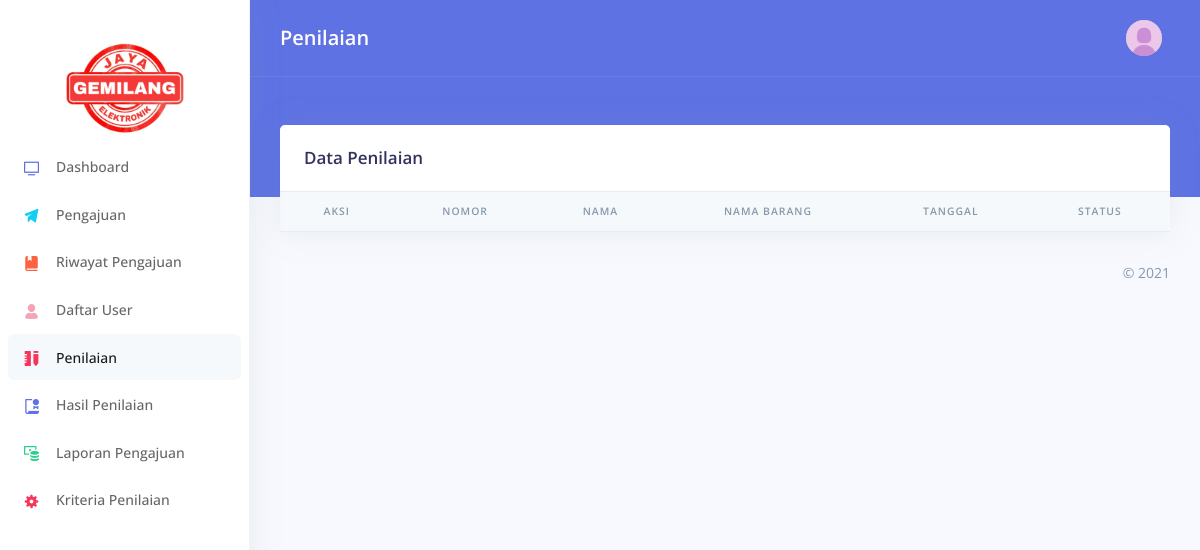
/index.php/assessment, run on an earlier commit of the app's database.
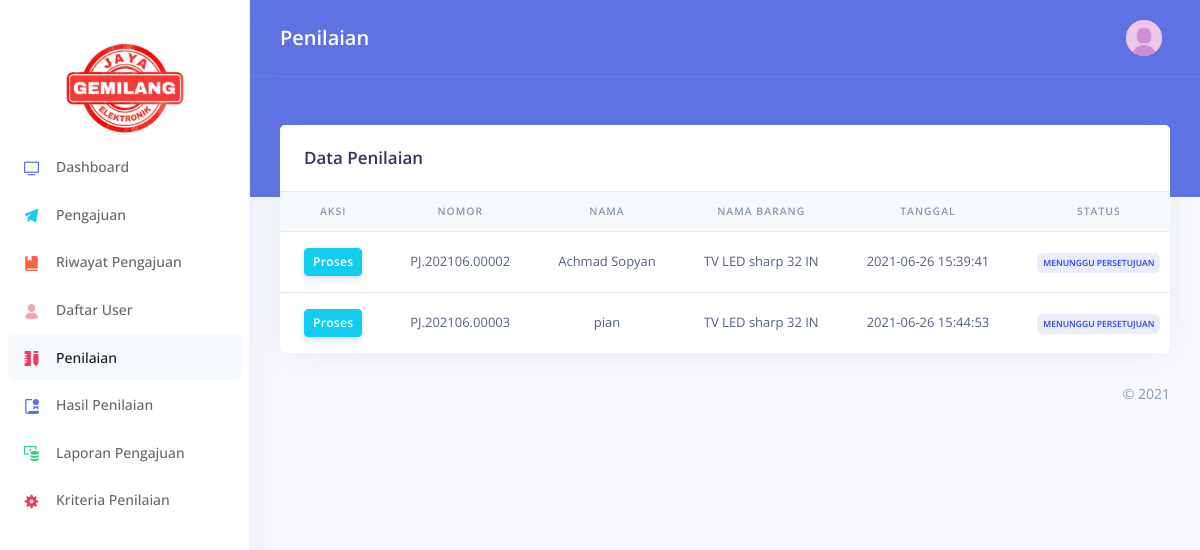
And on a later commit of the database.
### tables this page shows
CREATE TABLE `submission` (
  `id` int(11) NOT NULL,
  `sub_number` varchar(15) DEFAULT NULL,
  `user_id` int(11) DEFAULT NULL,
  `name` varchar(255) DEFAULT NULL,
  `nik` varchar(15) DEFAULT NULL,
  `store_addr` text DEFAULT NULL,
  `home_addr` text DEFAULT NULL,
  `phone` varchar(15) DEFAULT NULL,
  `item` int(11) DEFAULT NULL,
  `item_name` varchar(255) DEFAULT NULL,
  `installment` int(11) DEFAULT NULL,
  `installment_name` varchar(255) DEFAULT NULL,
  `dp` decimal(10,2) DEFAULT NULL,
  `ktp` varchar(255) DEFAULT NULL,
  `kk` varchar(255) DEFAULT NULL,
  `status` varchar(255) DEFAULT NULL,
  `score` int(3) DEFAULT NULL,
  `insert_date` datetime DEFAULT NULL,
  `review_date` datetime DEFAULT NULL
);

### application/core/MY_Controller.php (called while the page is built, shortened)
<?php if (!defined('BASEPATH')) exit('No direct script access allowed');
class Core_Controller extends CI_Controller
{
  public function template($view = "", $title = "", $data = [])
  {
    $dta['content'] = $view;
    $dta['site_title'] = "Creditapp";
    $dta['site_subtitle'] = $title;
    $pass = array_merge($dta, $data);
    $this->load->view('template_v', $pass);
  }
}

### application/controllers/Assessment.php (called while the page is built, shortened)
<?php
class Assessment extends Core_Controller
{
  public function index()
  {
    $data['subs'] = $this->Submission_m->getSubmission()->result_array();
    $this->template("assessment_v", "Penilaian", $data);
  }
}

### index.php (called while the page is built, shortened)
<?php
require_once BASEPATH.'core/CodeIgniter.php';

### application/models/Submission_m.php (called while the page is built, shortened)
<?php if (!defined('BASEPATH')) exit('No direct script access allowed');
class Submission_m extends CI_Model
{
  public function getSubmission($id = "", $user = "")
  {
    return $this->db->get("submission");
  }
}

### application/views/assessment_v.php (the view, shortened to what this page needs)
<div class="row">
  <div class="col-xl-12">
    <div class="card">
      <div class="card-header border-0">
        <div class="row align-items-center">
          <div class="col">
            <h3 class="mb-0">Data Penilaian</h3>
          </div>
        </div>
      </div>
      <div class="table-responsive">
        <table class="table align-items-center table-flush">
          <thead class="thead-light">
            <tr align="center">
              <th scope="col">Aksi</th>
              <th scope="col">Nomor</th>
              <th scope="col">Nama</th>
              <th scope="col">Nama Barang</th>
              <th scope="col">Tanggal</th>
              <th scope="col">Status</th>
            </tr>
          </thead>
          <tbody>
            <?php foreach ((array)$subs as $key => $value) {
              $bd = $value['status'] == "Disetujui" ? "success" : ($value['status'] == "Ditolak" ? "danger" : "primary");
            ?>
              <tr>
                <td align="center">
                  <a class="btn btn-sm btn-info" href="<?= site_url('assessment/process/' . $value['id']) ?>">Proses</a>
                </td>
                <td align="center"><?= $value['sub_number'] ?></td>
                <td align="center"><?= $value['name'] ?></td>
                <td><?= $value['item_name'] ?></td>
                <td align="center"><?= $value['insert_date'] ?></td>
                <td align="center">
                  <div class="badge badge-<?= $bd ?>"><?= $value['status'] ?></div>
                </td>
              </tr>
            <?php } ?>
          </tbody>
        </table>
      </div>
    </div>
  </div>
</div>

What changed in the data, as far as the page shows it:
added submission: sub_number "PJ.202106.00002", name "Achmad Sopyan", item_name "TV LED sharp 32 IN", insert_date "2021-06-26 15:39:41", status "MENUNGGU PERSETUJUAN"
added submission: sub_number "PJ.202106.00003", name "pian", item_name "TV LED sharp 32 IN", insert_date "2021-06-26 15:44:53", status "MENUNGGU PERSETUJUAN"
